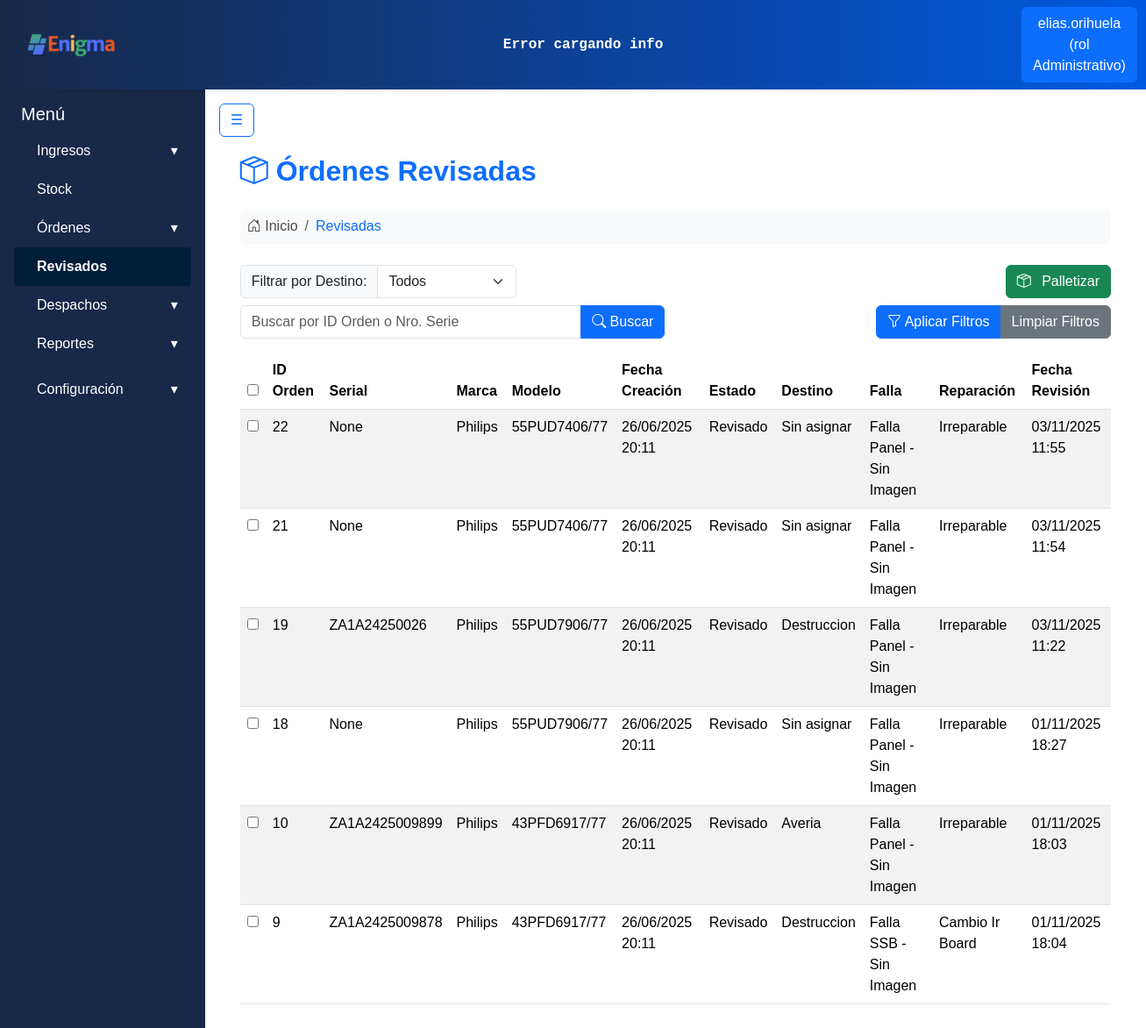
Page /despachos/revisadas/ (signed in) on the earlier database version.
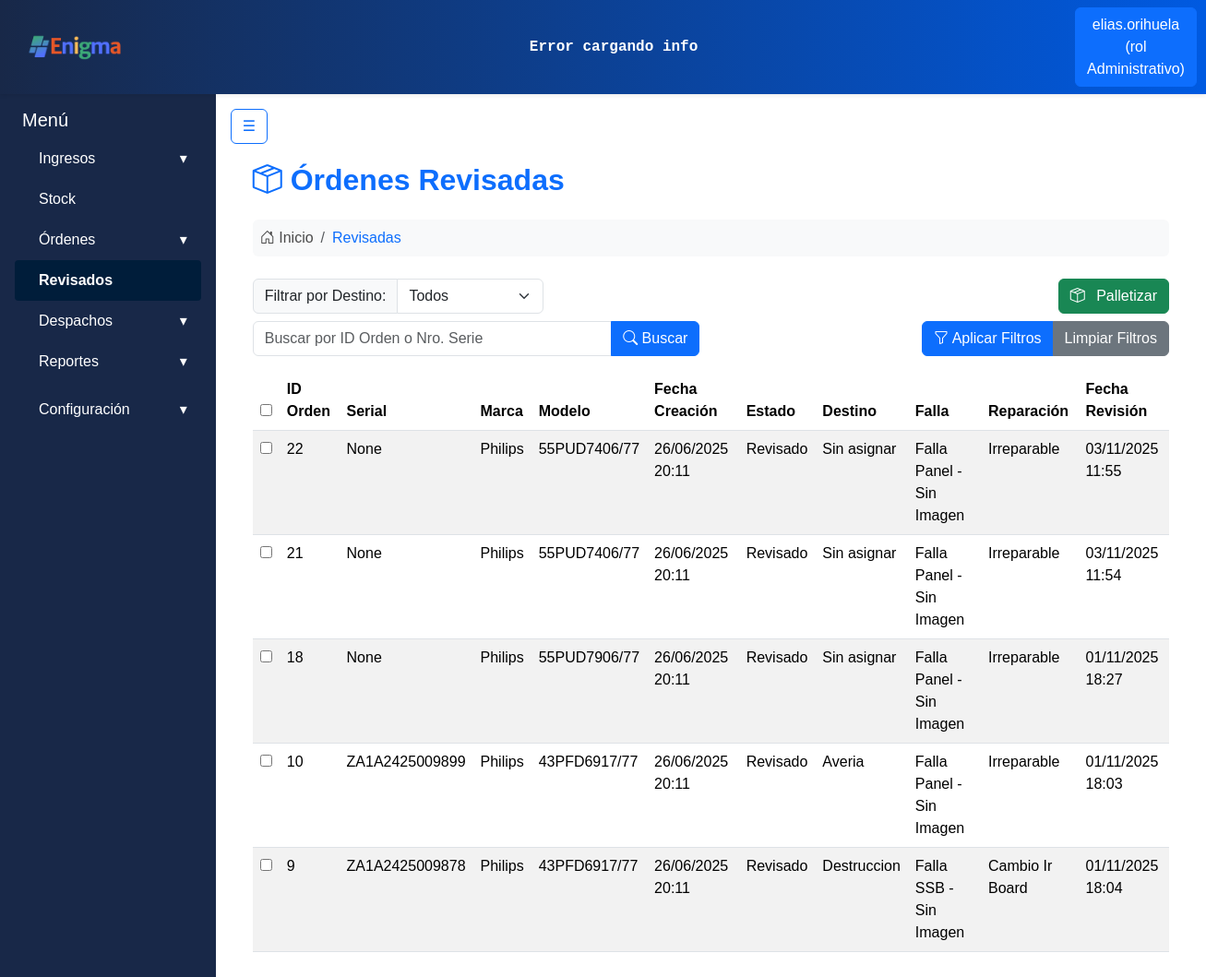
Same page on the later database version.
### apps/ordenes/models.py (models this page shows, shortened)
class Equipos(models.Model):
    producto_id = models.ForeignKey('ingresos.Productos', on_delete=models.CASCADE)
    numero_serie = models.CharField(max_length=20, unique=True, null=True, blank=True)
    fecha_alta = models.DateTimeField(auto_now_add=True)
    observaciones = models.CharField(max_length=100, null=True, blank=True)

class Ordenes(ModeloBaseConUsuario):  # HEREDA el usuario y el save()
    remito_id = models.ForeignKey('ingresos.Remitos', on_delete=models.CASCADE)
    equipo_id = models.ForeignKey('Equipos', on_delete=models.CASCADE)
    estado_id = models.ForeignKey('Estados', on_delete=models.CASCADE)
    falla_detectada = models.CharField(max_length=50, null=True, blank=True)
    reparacion = models.CharField(max_length=50, null=True, blank=True)
    fecha_revision = models.DateTimeField(null=True, blank=True)
    editado_por = models.ForeignKey(
        User, on_delete=models.SET_NULL, null=True, blank=True, related_name='ordenes_editadas'
    )
    palletizado_por = models.ForeignKey(
        User, on_delete=models.SET_NULL, null=True, blank=True, related_name='ordenes_palletizadas'
    )
    orden_activa = models.BooleanField(default=True)
    fecha_creacion = models.DateTimeField(auto_now_add=True)
    modificacion_id = models.ForeignKey('HistorialOrdenes', on_delete=models.CASCADE, null=True, blank=True)
    destino = models.ForeignKey('Destinos', on_delete=models.CASCADE, null=True, blank=True)
    equipo_palletizado = models.BooleanField(default=False)

class Estados(models.Model):
    nombre_estado = models.CharField(max_length=30)

class Destinos(models.Model):
    nombre_destino = models.CharField(max_length=30)

### apps/ingresos/models.py (models this page shows, shortened)
class Productos(models.Model):
    id = models.AutoField(primary_key=True)
    marca = models.CharField(max_length=30)
    modelo = models.CharField(max_length=50, unique=True)

### apps/despachos/views.py (the view, shortened to what this page needs)
# urls.py: path('revisadas/', views.OrdenesRevisadasView.as_view(), name='ordenes_revisadas'),
class OrdenesRevisadasView(LoginRequiredMixin,View):
    template_name = 'despachos/revisadas.html'
    def get(self, request, *args, **kwargs):
        estado_revisado_obj = Estados.objects.filter(nombre_estado__iexact='revisado').first()
        ordenes_queryset = Ordenes.objects.filter(
            estado_id=estado_revisado_obj,
            equipo_palletizado=False
        ).select_related(
            'destino', 'equipo_id', 'equipo_id__producto_id', 'estado_id'
        ).order_by('-fecha_creacion')
        query = request.GET.get('q', '')
        filtro_destino_param = request.GET.get('filtro_destino', 'todos')
        mensaje_busqueda = None
        if query:
            q_objects = Q(id__icontains=query) | Q(equipo_id__numero_serie__icontains=query)
            ordenes_queryset = ordenes_queryset.filter(q_objects)
            if not ordenes_queryset.exists():
                mensaje_busqueda = f"No se encontraron órdenes con el ID/Número de Serie '{query}'."
        datos_ordenes = []
        if ordenes_queryset.exists():
            for orden in ordenes_queryset:
                equipo_obj = orden.equipo_id
                producto_obj = getattr(equipo_obj, 'producto_id', None)
                producto_modelo = getattr(producto_obj, 'modelo', 'N/A')
                producto_marca = getattr(producto_obj, 'marca', 'N/A')
                nombre_destino = getattr(orden.destino, 'nombre_destino', 'Sin asignar')
                nombre_estado = getattr(orden.estado_id, 'nombre_estado', 'Sin estado')
                datos_ordenes.append({
                    'id': orden.id,
                    'equipo_id': orden.equipo_id.id if orden.equipo_id else None,
                    'numero_serie': getattr(equipo_obj, 'numero_serie', 'N/A'),
                    'modelo': producto_modelo,
                    'marca': producto_marca,
                    'fecha_creacion': orden.fecha_creacion,
                    'estado': nombre_estado,
                    'destino': nombre_destino,
                    'falla_detectada': orden.falla_detectada,
                    'reparacion': orden.reparacion,
                    'fecha_revision': orden.fecha_revision,
                })
        destinos_para_despacho = Destinos.objects.all().order_by('nombre_destino')
        context = {
            'ordenes': datos_ordenes,
            'mensaje_busqueda': mensaje_busqueda,
            'query_actual': query,
            'filtro_destino_seleccionado': filtro_destino_param,
            'destinos_para_filtro': Destinos.objects.all().order_by('nombre_destino'),
            'destinos_para_despacho': destinos_para_despacho,
            'mostrar_boton_despacho': bool(datos_ordenes),
            'titulo_pagina': 'Órdenes Revisadas',
            'max_items_pallet': 15,
        }
        return render(request, self.template_name, context)

### apps/despachos/templatetags/custom_filters.py (called while the page is built)
@register.filter
def replace_chars(value, arg):
    if not isinstance(value, str):
        return value
    try:
        old_value, new_value = arg.split(':')
    except ValueError:
        return value
    return value.replace(old_value, new_value)

### apps/usuarios/models.py (called while the page is built)
    def __str__(self):
        return self.nombre

### apps/despachos/templates/despachos/revisadas.html (shortened to what the changed rows need)
{% extends 'base.html' %}
{% load static %}
{% load custom_filters %}
{% block content %}
    <div class="page-container px-4 mt-3">
        <div class="d-flex justify-content-between align-items-center mb-4">
            <h2 class="fw-bold text-primary mb-0">
                <i class="bi bi-box-seam"></i>
                Órdenes Revisadas
            </h2>
        </div>
        {% if ordenes %}
            <form id="form-despacho" action="{% url 'despachos:procesar_despacho_ordenes' %}" method="POST">
                <table class="table table-striped table-hover mt-3">
                    <thead>
                        <tr>
                            <th><input type="checkbox" id="checkbox-maestro-despacho"></th>
                            <th>ID Orden</th>
                            <th>Serial</th>
                            <th>Marca</th>
                            <th>Modelo</th>
                            <th>Fecha Creación</th>
                            <th>Estado</th>
                            <th>Destino</th>
                            <th>Falla</th>
                            <th>Reparación</th>
                            <th>Fecha Revisión</th>
                        </tr>
                    </thead>
                    <tbody>
                        {% for orden in ordenes %}
                            <tr>
                                <td><input type="checkbox" class="checkbox-item-despacho" name="orden_ids" value="{{ orden.id }}"></td>
                                <td>{{ orden.id }}</td>
                                <td>{{ orden.numero_serie }}</td>
                                <td>{{ orden.marca }}</td>
                                <td>{{ orden.modelo }}</td>
                                <td>{{ orden.fecha_creacion|date:"d/m/Y H:i" }}</td>
                               <td><span class="badge-estado bg-{{ orden.estado|lower|replace_chars:' :-' }}">{{ orden.estado }}</span></td>
                                <td>{{ orden.destino }}</td>
                                <td>{{ orden.falla_detectada }}</td>
                                <td>{{ orden.reparacion }}</td>
                                <td>{{ orden.fecha_revision|default:"N/A"|date:"d/m/Y H:i" }}</td>
                            </tr>
                        {% endfor %}
                    </tbody>
                </table>
            </form>
        {% endif %}
{% endblock %}

Differences in the rows shown:
no longer on this page (row unchanged): Equipos: numero_serie "ZA1A24250026"
no longer on this page (row edited): Ordenes: fecha_creacion "26/06/2025 20:11", falla_detectada "Falla Panel - Sin Imagen", reparacion "Irreparable", fecha_revision "03/11/2025 11:22"
Other differences:
list line gone: "☐ 19"
list line gone: "Philips 55PUD7906/77"
list line gone: "Revisado"
list line gone: "Destruccion"
